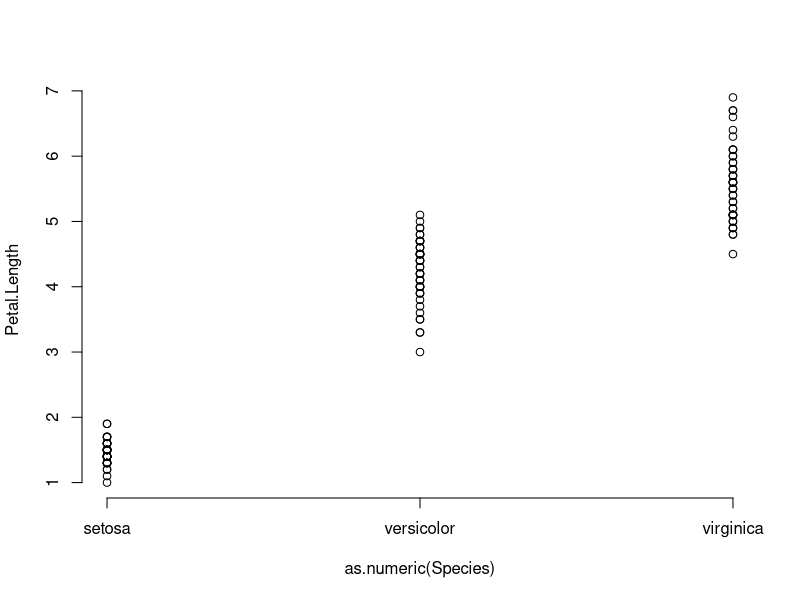
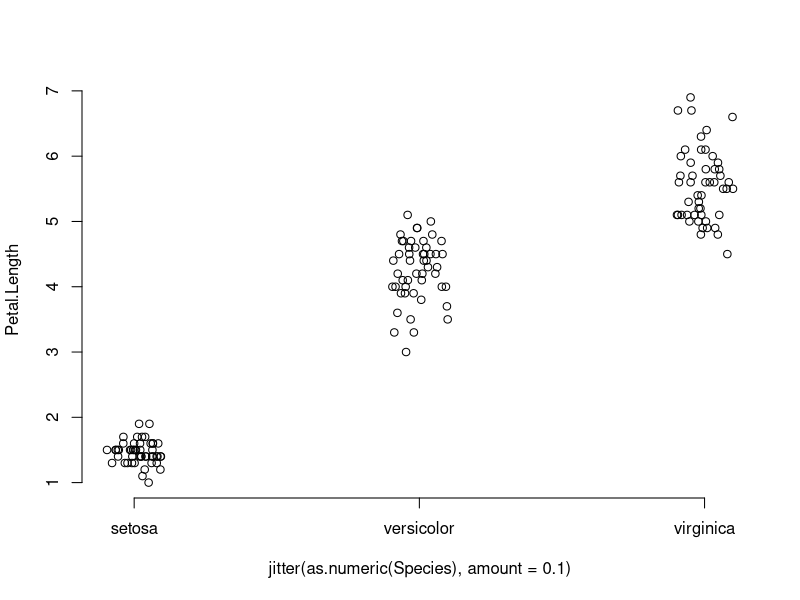
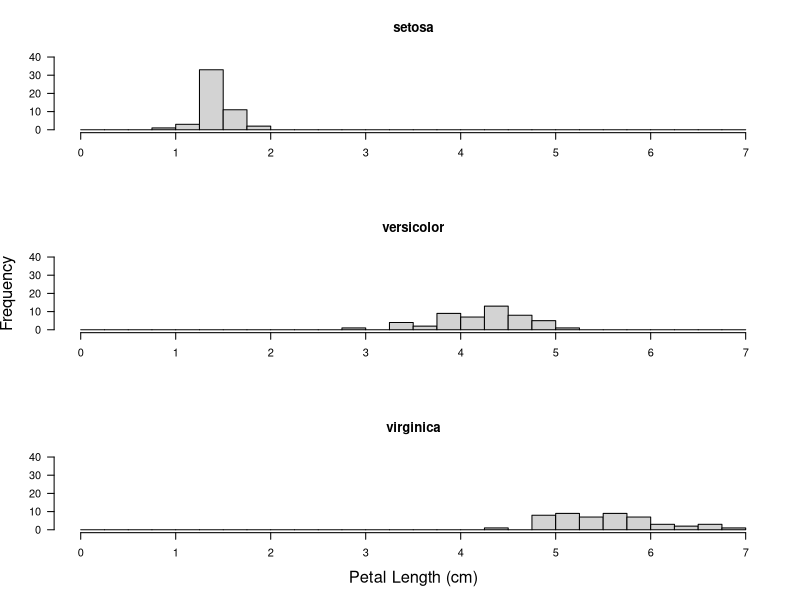
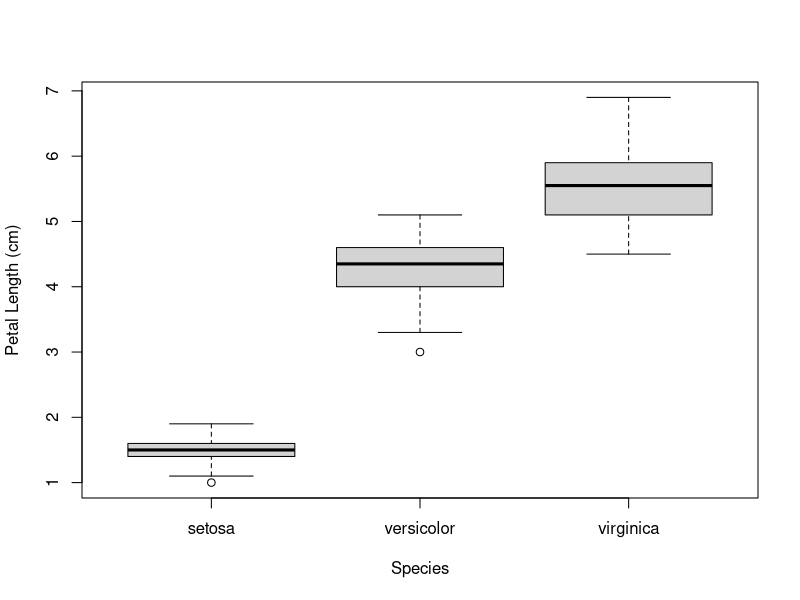
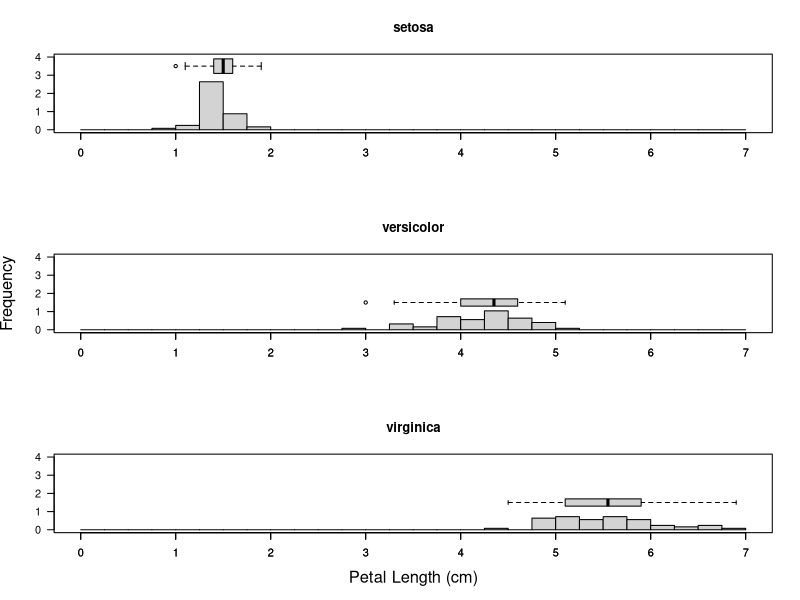
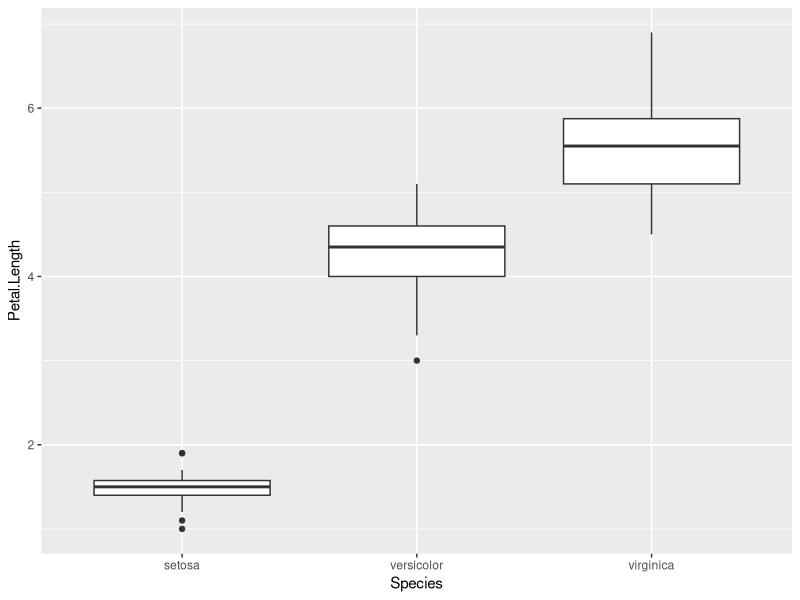
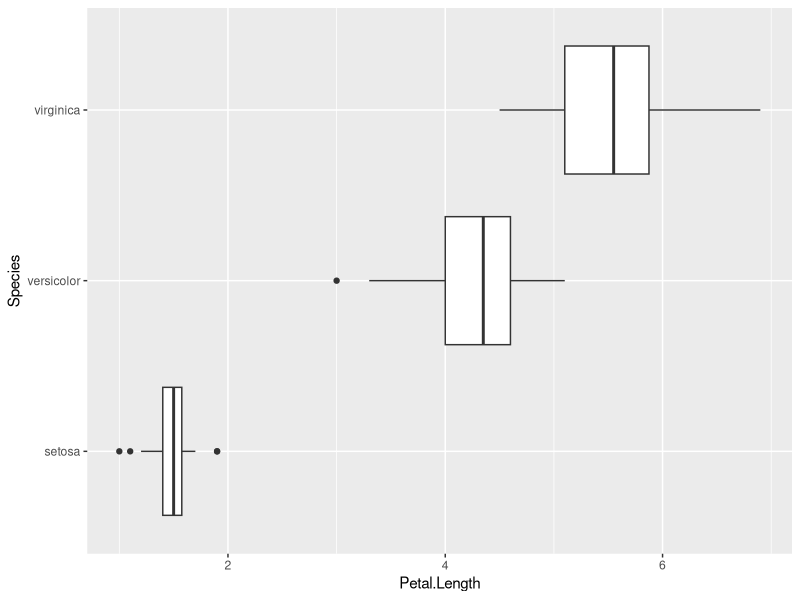
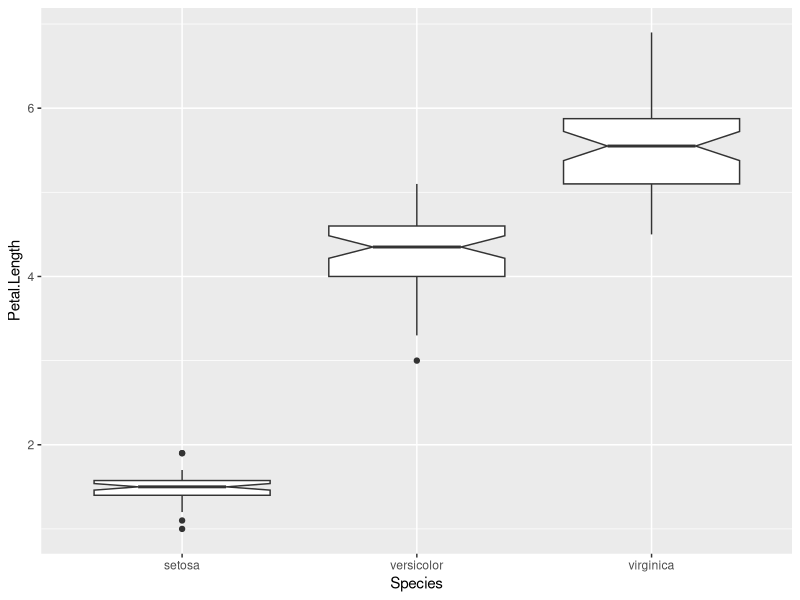

The R source for these figures, in order:
## ---- chunk 1
rm(list=ls()) # remove everything currently held in the R memory
## ---- chunk 2
plot(Petal.Length ~ as.numeric(Species), data = iris, type = "p", axes = F)
axis(1, at = 1:3, levels(iris$Species))
axis(2)
## ---- chunk 3
plot(Petal.Length ~ jitter(as.numeric(Species), amount = 0.1), 
     data = iris, type = "p", axes = F)
axis(1, at = 1:3, levels(iris$Species))
axis(2)
## ---- chunk 4
par(mfrow=c(3,1)) # specify a 3x1 panel plot
# Species == setosa
hist(iris$Petal.Length[iris$Species=="setosa"], breaks=seq(0,7,0.25),
      main="setosa", xlab="", ylab="", cex.lab=1.5, ylim=c(0, 40), las=1, col="lightgrey")

# Species == versicolor
hist(iris$Petal.Length[iris$Species=="versicolor"], breaks=seq(0,7,0.25),
      main="versicolor", xlab="", ylab="Frequency", ylim=c(0, 40), las=1, cex.lab=1.5, col="lightgrey")

# Species == virginica
hist(iris$Petal.Length[iris$Species=="virginica"], breaks=seq(0,7,0.25),
      main="virginica", xlab="Petal Length (cm)", ylab="", ylim=c(0, 40), las=1, cex.lab=1.5, col="lightgrey")

## ---- chunk 5
par(mfrow=c(1,1))
boxplot( iris$Petal.Length ~ iris$Species,
		ylab="Petal Length (cm)", xlab="Species")
## ---- chunk 6
par(mfrow=c(3,1)) # specify a 3x1 panel plot

hist(iris$Petal.Length[iris$Species=="setosa"], breaks=seq(0,7,0.25), freq=F,
      main="setosa", xlab="", ylab="", cex.lab=1.5,ylim=c(0, 4), las=1,
      col="lightgrey")
boxplot(iris$Petal.Length[iris$Species=="setosa"],at=3.5,horizontal=T,add=T,width=2)

hist(iris$Petal.Length[iris$Species=="versicolor"], breaks=seq(0,7,0.25),  freq=F,
      main="versicolor", xlab="", ylab="Frequency", cex.lab=1.5, ylim=c(0, 4), las=1,
      col="lightgrey")
boxplot(iris$Petal.Length[iris$Species=="versicolor"],at=1.5,horizontal=T,add=T)

hist(iris$Petal.Length[iris$Species=="virginica"], breaks=seq(0,7,0.25),  freq=F,
      main="virginica", xlab="Petal Length (cm)", ylab="", cex.lab=1.5, 
      ylim=c(0, 4), las=1, col="lightgrey")
boxplot(iris$Petal.Length[iris$Species=="virginica"],at=1.5,horizontal=T,add=T)
## ---- chunk 7
library(ggplot2)
## ---- chunk 8
p <- ggplot(iris, aes(x=Species, y=Petal.Length)) + geom_boxplot()
print(p)
## ---- chunk 9
p + coord_flip()
## ---- chunk 10
ggplot(iris, aes(x=Species, y=Petal.Length)) + 
  geom_boxplot(notch=TRUE)
## ---- chunk 11
ggplot(iris, aes(x=Species, y=Petal.Length)) + 
  geom_boxplot(outlier.colour="red", outlier.shape=8,
                outlier.size=4)
## ---- chunk 12
require(ggplot2)
q <- ggplot(data = iris, aes(x=Species, y=Petal.Length)) 
q <- q + geom_boxplot(aes(fill = Species))

# if you want color for points replace group with colour=Label

q <- q + geom_point(aes(y=Petal.Length, group=Species), position = position_dodge(width=0.75))

q <- q + xlab("Species") + ylab("Petal length (cm)") + ggtitle("Petal length in several species")
q <- q + guides(fill=guide_legend(title="Legend Title"))
q
